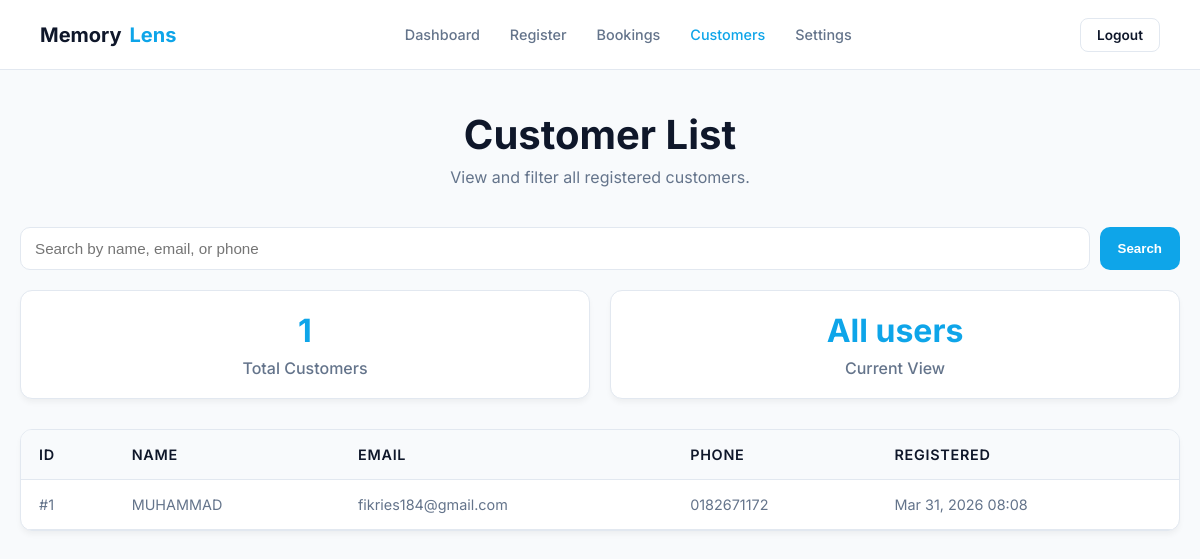
/ADMIN/php/customer.php, run on the app's committed database.
### tables this page shows
CREATE TABLE `users` (
  `id` int(11) NOT NULL,
  `name` varchar(100) NOT NULL,
  `email` varchar(100) NOT NULL,
  `phone` varchar(20) NOT NULL,
  `address` text DEFAULT NULL,
  `password` varchar(255) NOT NULL,
  `role` varchar(50) DEFAULT 'user',
  `created_at` timestamp NOT NULL DEFAULT current_timestamp()
);

### ADMIN/php/customer.php (the view, shortened to what this page needs)
<?php
$host = "localhost";
$user = "root";
$pass = "";
$dbname = "admin";
$conn = new mysqli($host, $user, $pass, $dbname);
$search = isset($_GET['q']) ? trim($_GET['q']) : '';
if ($search !== '') {
    $like = "%" . $conn->real_escape_string($search) . "%";
    $stmt = $conn->prepare("SELECT * FROM users WHERE name LIKE ? OR email LIKE ? OR phone LIKE ? ORDER BY created_at DESC");
    $stmt->bind_param("sss", $like, $like, $like);
} else {
    $stmt = $conn->prepare("SELECT * FROM users ORDER BY created_at DESC");
}
$stmt->execute();
$result = $stmt->get_result();
$customers = [];
while ($row = $result->fetch_assoc()) {
    $customers[] = $row;
}
?>
<!DOCTYPE html>
<html lang="en">
<head>
</head>
<body>
    <nav class="navbar">
        <a href="php/dashboard.php" class="nav-brand">
            Memory<span>Lens</span>
        </a>
        <div class="nav-links">
            <a href="dashboard.php" class="nav-link">Dashboard</a>
            <a href="register.html" class="nav-link">Register</a>
            <a href="booking.php" class="nav-link">Bookings</a>
            <a href="customer.php" class="nav-link active">Customers</a>
            <a href="admin_settings.php" class="nav-link">Settings</a>
        </div>
        <div class="nav-actions">
            <a href="logout.php" class="btn-outline" style="text-decoration: none;">Logout</a>
        </div>
    </nav>
    <div class="container">
        <div class="page-header">
            <h1>Customer List</h1>
            <p>View and filter all registered customers.</p>
        </div>
        <form class="search-bar" method="get" action="customer.php">
            <input type="text" name="q" placeholder="Search by name, email, or phone" value="<?php echo htmlspecialchars($search); ?>">
            <button type="submit">Search</button>
        </form>
        <div class="stats">
            <div class="stat-card">
                <div class="stat-number"><?php echo count($customers); ?></div>
                <div class="stat-label">Total Customers</div>
            </div>
            <div class="stat-card">
                <div class="stat-number"><?php echo htmlspecialchars($search !== '' ? "Filter: $search" : "All users"); ?></div>
                <div class="stat-label">Current View</div>
            </div>
        </div>
        <div class="customers-table">
            <?php if (empty($customers)): ?>
                <div class="no-results">
                    No customers found. Try a different search term or make sure there are users registered.
                </div>
            <?php else: ?>
                <table>
                    <thead>
                        <tr>
                            <th>ID</th>
                            <th>Name</th>
                            <th>Email</th>
                            <th>Phone</th>
                            <th>Registered</th>
                        </tr>
                    </thead>
                    <tbody>
                        <?php foreach ($customers as $customer): ?>
                            <tr>
                                <td>#<?php echo $customer['id']; ?></td>
                                <td><?php echo htmlspecialchars($customer['name']); ?></td>
                                <td><?php echo htmlspecialchars($customer['email']); ?></td>
                                <td><?php echo htmlspecialchars($customer['phone']); ?></td>
                                <td><?php echo date('M d, Y H:i', strtotime($customer['created_at'])); ?></td>
                            </tr>
                        <?php endforeach; ?>
                    </tbody>
                </table>
            <?php endif; ?>
        </div>
    </div>
</body>
</html>

### ADMIN/php/customer.php (style rules this page uses)
:root { --accent: #0ea5e9; --bg-body: #f8fafc; --bg-card: #ffffff; --border: #e2e8f0; --text-main: #0f172a; --text-dim: #64748b; --shadow: 0 4px 6px -1px rgb(0 0 0 / 0.05); --success: #10b981; }
* { box-sizing: border-box; margin: 0; padding: 0; }
body { background-color: var(--bg-body); font-family: 'Inter', sans-serif; color: var(--text-main); min-height: 100vh; }
.navbar { background-color: var(--bg-card); border-bottom: 1px solid var(--border); padding: 0 40px; height: 70px; display: flex; align-items: center; justify-content: space-between; }
.nav-brand { font-size: 1.25rem; font-weight: 700; color: var(--text-main); text-decoration: none; display: flex; align-items: center; gap: 8px; }
.nav-brand span { color: var(--accent); }
.nav-links { display: flex; gap: 30px; align-items: center; }
.nav-link { text-decoration: none; color: var(--text-dim); font-size: 0.9rem; font-weight: 500; }
.nav-link:hover, .nav-link.active { color: var(--accent); }
.nav-actions { display: flex; align-items: center; gap: 15px; }
.btn-outline { padding: 8px 16px; border-radius: 8px; border: 1px solid var(--border); background: transparent; color: var(--text-main); font-size: 0.85rem; font-weight: 600; cursor: pointer; }
.container { max-width: 1200px; margin: 40px auto; padding: 0 20px; }
.page-header { text-align: center; margin-bottom: 40px; }
.page-header h1 { font-weight: 700; font-size: 2.5rem; margin-bottom: 8px; }
.page-header p { color: var(--text-dim); font-size: 1rem; }
.search-bar { margin-bottom: 20px; display: flex; gap: 10px; flex-wrap: wrap; }
.search-bar input { flex: 1; padding: 12px 14px; border-radius: 10px; border: 1px solid var(--border); font-size: 0.95rem; color: var(--text-main); }
.search-bar button { padding: 12px 18px; border-radius: 10px; border: none; background: var(--accent); color: white; font-weight: 600; cursor: pointer; }
.stats { display: grid; grid-template-columns: repeat(auto-fit, minmax(220px, 1fr)); gap: 20px; margin-bottom: 30px; }
.stat-card { background: var(--bg-card); border-radius: 12px; border: 1px solid var(--border); box-shadow: var(--shadow); padding: 20px; text-align: center; }
.stat-number { font-size: 2rem; font-weight: 700; color: var(--accent); margin-bottom: 8px; }
.stat-label { color: var(--text-dim); font-weight: 500; }
.customers-table { background: var(--bg-card); border-radius: 12px; border: 1px solid var(--border); box-shadow: var(--shadow); overflow: hidden; }
table { width: 100%; border-collapse: collapse; }
th, td { padding: 16px 18px; text-align: left; border-bottom: 1px solid var(--border); font-size: 0.9rem; }
th { background: var(--bg-body); font-weight: 600; color: var(--text-main); text-transform: uppercase; letter-spacing: 0.05em; }
td { color: var(--text-dim); }

### data on the page
users: id "1", name "MUHAMMAD", email "fikries184@gmail.com", phone "0182671172", created_at "Mar 31, 2026 08:08"

### other printed values
count($customers) "1"
$search !== '' ? "Filter: $search" : "All users" "All users"
